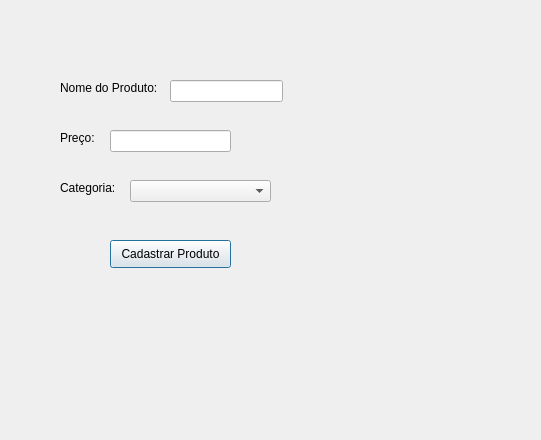
<?xml version="1.0" encoding="UTF-8"?>
<ui version="4.0">
 <class>Dialog</class>
 <widget class="QDialog" name="Dialog">
  <property name="geometry">
   <rect>
    <x>0</x>
    <y>0</y>
    <width>541</width>
    <height>440</height>
   </rect>
  </property>
  <property name="windowTitle">
   <string>Dialog</string>
  </property>
  <widget class="QLabel" name="label">
   <property name="geometry">
    <rect>
     <x>60</x>
     <y>80</y>
     <width>111</width>
     <height>16</height>
    </rect>
   </property>
   <property name="text">
    <string>Nome do Produto:</string>
   </property>
  </widget>
  <widget class="QLabel" name="label_2">
   <property name="geometry">
    <rect>
     <x>60</x>
     <y>130</y>
     <width>41</width>
     <height>16</height>
    </rect>
   </property>
   <property name="text">
    <string>Preço:</string>
   </property>
  </widget>
  <widget class="QLabel" name="label_3">
   <property name="geometry">
    <rect>
     <x>60</x>
     <y>180</y>
     <width>71</width>
     <height>16</height>
    </rect>
   </property>
   <property name="text">
    <string>Categoria:</string>
   </property>
  </widget>
  <widget class="QComboBox" name="comboBox">
   <property name="geometry">
    <rect>
     <x>130</x>
     <y>180</y>
     <width>141</width>
     <height>22</height>
    </rect>
   </property>
  </widget>
  <widget class="QLineEdit" name="lineEdit">
   <property name="geometry">
    <rect>
     <x>110</x>
     <y>130</y>
     <width>121</width>
     <height>22</height>
    </rect>
   </property>
  </widget>
  <widget class="QLineEdit" name="lineEdit_2">
   <property name="geometry">
    <rect>
     <x>170</x>
     <y>80</y>
     <width>113</width>
     <height>22</height>
    </rect>
   </property>
  </widget>
  <widget class="QPushButton" name="pushButton">
   <property name="geometry">
    <rect>
     <x>110</x>
     <y>240</y>
     <width>121</width>
     <height>28</height>
    </rect>
   </property>
   <property name="text">
    <string>Cadastrar Produto</string>
   </property>
  </widget>
 </widget>
 <resources/>
 <connections/>
</ui>
